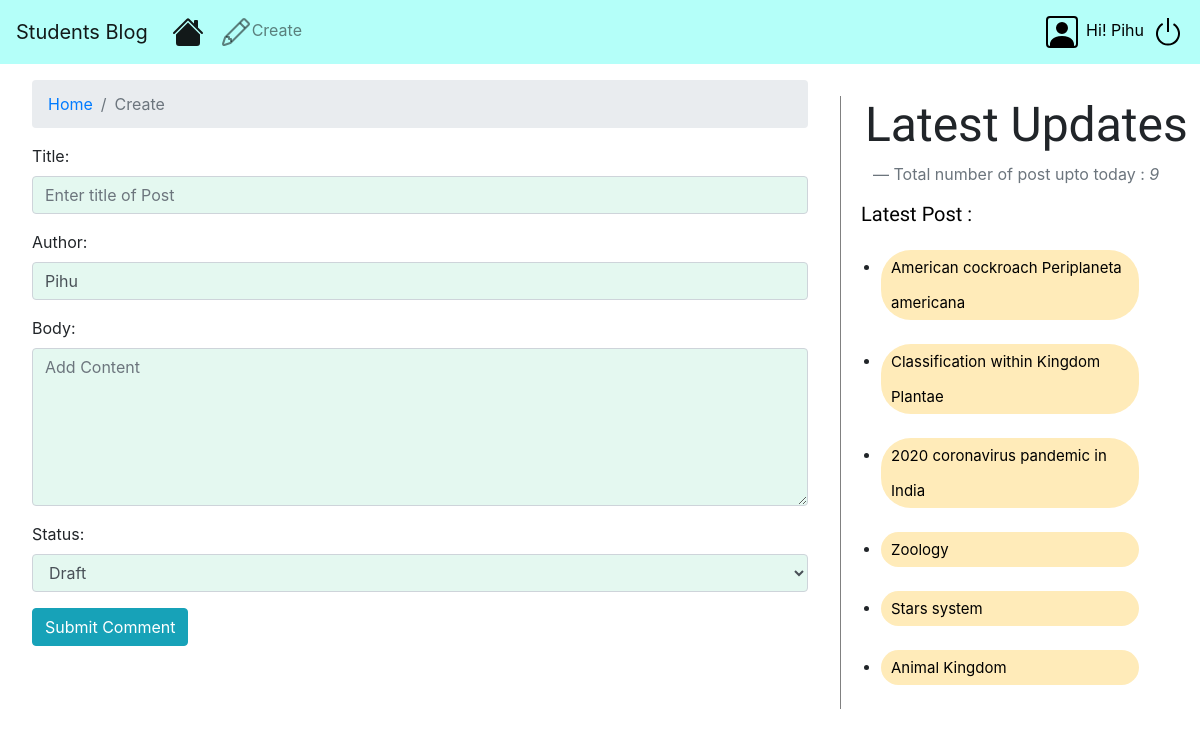
The page /create/ (signed in) on the database its author committed.
### scienceblog/models.py (models this page shows, shortened)
class Post(models.Model):
    STATUS_CHOICES=(('draft','Draft'),('published','Published'))
    title = models.CharField(max_length=256)
    slug = models.SlugField(max_length=264,unique_for_date='publish')
    author = models.ForeignKey(User, on_delete=models.CASCADE, related_name='blog_post',
                               related_query_name=None, limit_choices_to=None, null=True, db_column='author', blank=True)
    body = models.TextField()
    publish = models.DateTimeField(default=timezone.now)
    created = models.DateTimeField(default=timezone.now)
    updated = models.DateTimeField(default=timezone.now)
    status=models.CharField(max_length=10,choices=STATUS_CHOICES,default='draft')
    objects= CustomManager()
    tags = TaggableManager()
    class Meta:
        ordering=('-publish',)
    def get_absolute_url(self):
        return reverse('post_detail', args=[self.publish.year, self.publish.strftime('%m'), self.publish.strftime('%d'), self.slug], kwargs=None, current_app='scienceblog')

### scienceblog/views.py (the view)
@login_required
def create_post(request):
    user = User.objects.filter(username=request.user).first()
    kwargs = {}
    if request.method == 'POST':
        form = PostForm(request.POST, instance=user)
        form_value = QueryDict.dict(form.data)
        slug_value = re.sub(r'\s+', '-', form_value.get('title').lower())
        kwargs['title'] = form_value.get('title')
        kwargs['slug'] = slug_value
        kwargs['author'] = request.user
        kwargs['body'] = form_value.get('body')
        kwargs['status'] = form_value.get('status')
        try:
            obj = Post(**kwargs)
            obj.save()
            post = generate_tags_related_to_post(**kwargs)
            if kwargs['status']=='draft':
                messages.success(request, f'Your Post have been Drafted!')
            else:
                messages.success(request, f'Your Post have been Added!')
            return redirect('blog-home')
        except Exception as e:
            messages.warning(request,f'There have been some Error, Please Contact Admin {e}')
            return redirect('blog-home')
    else:
        form = PostForm(initial={'author': request.user}, instance=request.user)
    return render(request, 'blog/create.html', {'form': form})

### scienceblog/forms.py
class PostForm(forms.ModelForm):
    STATUS_CHOICES = (('draft', 'Draft'), ('published', 'Published'))
    title = forms.CharField(widget=forms.TextInput(attrs={'class':'form-control','placeholder':'Enter title of Post','required':True}))
    author = forms.CharField(widget=forms.TextInput(attrs={
                             'class': 'form-control', 'placeholder': 'Your Name'}), required=False, disabled=True)
    body = forms.CharField(widget=forms.Textarea(
        attrs={'class': 'form-control', 'placeholder': 'Add Content', 'required': True, 'rows': 6, 'cols': 15}))
    status = forms.ChoiceField(widget=forms.Select(
        attrs={'class': 'form-control choice'}), initial=None, show_hidden_initial=False, choices=STATUS_CHOICES)
    class Meta:
        model=Post
        fields = ('title','author','body','status')

### scienceblog/models.py (called while the page is built)
    def get_queryset(self):
        return super().get_queryset().filter(status='published')

### scienceblog/templatetags/blog.py (called while the page is built)
@register.simple_tag(name='count',takes_context=True)
def total_posts(context):
    return Post.objects.count()

@register.inclusion_tag('blog/latest_post.html')
def show_latest_post(count=5):
    latest_post = Post.objects.order_by('-publish')[:count]
    return {'latest_post': latest_post}

### templates/blog/create.html (shortened to what this page needs)
{%extends 'blog/index.html' %}
{%block content%}
<nav aria-label="breadcrumb">
    <ol class="breadcrumb">
        <li class="breadcrumb-item"><a href="{% url 'blog-home' %}">Home</a></li>
        <li class="breadcrumb-item active" aria-current="page">Create</li>
    </ol>
</nav>
<form action="" method="POST">
    {{form.as_p}}
    <input type="submit" class="btn btn-info" value="Submit Comment">
</form>
{%endblock%}

### templates/blog/index.html (shortened to what this page needs)
<!DOCTYPE html>
{% load blog %}
{% load static %}
<html lang="en" dir="ltr">
  <head>
    <link rel="stylesheet" href="https://stackpath.bootstrapcdn.com/bootstrap/4.4.1/css/bootstrap.min.css">
    <link rel="stylesheet" href="https://cdnjs.cloudflare.com/ajax/libs/font-awesome/4.7.0/css/font-awesome.min.css">
    <link rel="stylesheet" href="{% static "css/blog/blog.css" %}">
  </head>
  <body>
    <nav class="navbar navbar-expand-lg fixed-top navbar-light" style="background-color: #b4fff9;">
      <a class="navbar-brand" href="/blog">Students Blog</a>
      <div class="collapse navbar-collapse" id="navbarSupportedContent">
        <ul class="navbar-nav mr-auto">
          <li class="nav-item active">
            <a class="nav-link" href="/"><svg class="bi bi-house-fill" width="2em" height="2em" viewBox="0 0 16 16" fill="currentColor" xmlns="http://www.w3.org/2000/svg"></a>
          </li>
          <li class="nav-item">
            <a class="nav-link" href="/create">Create</a>
          </li>
        </ul>
        <ul class="nav navbar-nav navbar-right">
          {% if user.is_authenticated %}
          <li><a href="{% url 'profile' %}" style="0.5em 0.5em 0.5em 0.5em;color: black;" title="Profile"><span style="margin: 0 0.5em 0 0.5em;">Hi! {{request.user}}</span></a></li>
          <li><a href="{% url 'logout' %}" style="0.5em 0.5em 0.5em 0.5em;color: black;" title="Logout"><svg
                class="bi bi-power" width="2em"
                height="2em" viewBox="0 0 16 16" fill="currentColor" xmlns="http://www.w3.org/2000/svg">
                <path fill-rule="evenodd" d="M5.578 4.437a5 5 0 104.922.044l.5-.866a6 6 0 11-5.908-.053l.486.875z"
                  clip-rule="evenodd" />
                <path fill-rule="evenodd" d="M7.5 8V1h1v7h-1z" clip-rule="evenodd" />
              </svg></a></li>
            {% endif %}
        </ul>
      </div>
    </nav>
    <div class="content">
      {% block content %}{% endblock %}
    </div>
    {% block sidebar %}
    <div class="sidebar">
      <h3 style="font-family: 'Dr Sugiyama';font-size: 48px; padding-left: 0.5em;">Latest Updates</h3>
      <footer class="blockquote-footer" style="font-size: 16px;padding: 0 0 1em 2em;">Total number of post upto today :
        <cite
          title="Source Title">{% count %}</cite></footer>
      <h5 style="font-family: 'Croissant One';font-size: 20px;color:black;padding: 0 0 0 1em; ">
        Latest Post :</h5>{% show_latest_post 6%}
    </div>
    {% endblock %}
  </body>
</html>

### templates/blog/latest_post.html (shortened to what this page needs)
<div class="row">
    <div class="col-sm-12">
        <div class="list-type3">
            <ul>
                {% for post in latest_post %}
                <li class="list"><a class="latest" href="{{post.get_absolute_url}}">{{post.title}}</a></li>
                {% endfor %}
            </ul>
        </div>
    </div>
</div>

### static/css/blog/blog.css (style rules this page uses)
.content { margin-top: 4em; width:70%; float: left; height: 100%; padding: 1em 2em 1em 2em; }
.sidebar { margin-top: 6em; width: 30%; float: right; border-left: 1px solid grey; height: 100%; }
h5 { color: black; }
#id_name,#id_email,#id_body,#id_title,#id_author,#id_status { background: rgb(228, 248, 240); }

### templates/blog/latest_post.html (style rules this page uses)
.list-type3 { margin:0 auto; width: 100%; }
.list-type3 li, .list-type3 a { float: left; height: 50%; line-height: 35px; position: relative; font-size: 15px; margin-bottom: 12px; width: 90%; }
.list-type3 a { padding: 0 0 0 10px; background: #ffebb9; color: black; border-radius: 2em; }

### rows shown on the page
Post: title "American cockroach Periplaneta americana"
Post: title "Classification within Kingdom Plantae"
Post: title "2020 coronavirus pandemic in India"
Post: title "Zoology"
Post: title "Stars system"
Post: title "Animal Kingdom"

### other values the page prints
{{ request.user }} "Pihu"
